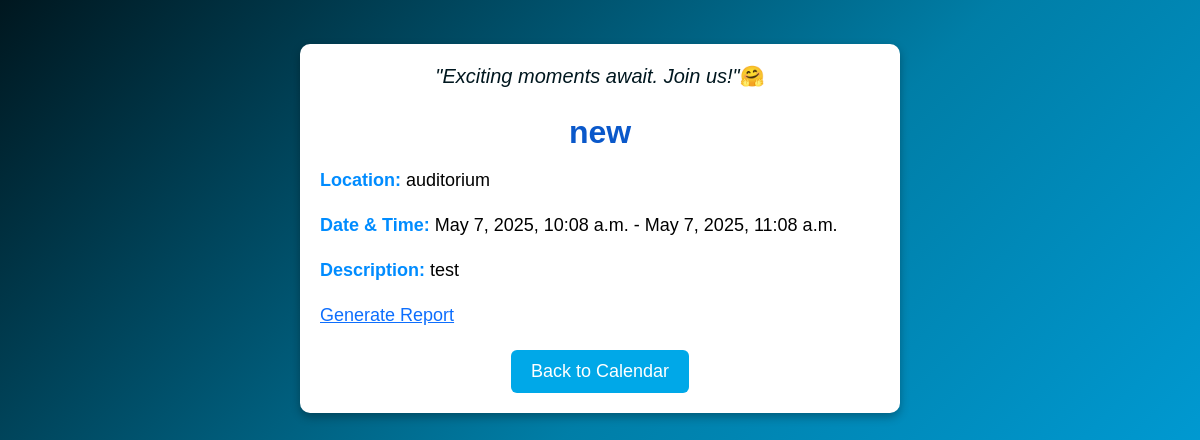
Page /events/details/1/ (signed in) on the committed database.
### events/models.py (models this page shows, shortened)
class Event(models.Model):
    STATUS_CHOICES = (
        ('pending', 'Pending'),
        ('approved', 'Approved'),
        ('rejected', 'Rejected')
    )
    id = models.AutoField(primary_key=True)
    title = models.CharField(max_length=255)
    description = models.TextField()
    date_time = models.DateTimeField()
    duration = models.IntegerField(default=1)
    location = models.ForeignKey(Location, on_delete=models.CASCADE)  # Directly storing location name
    association = models.ForeignKey(Associations, on_delete=models.CASCADE)
    created_by = models.ForeignKey(UserProfile, on_delete=models.CASCADE, related_name='created_events')
    approved_by = models.ForeignKey(Faculty, on_delete=models.SET_NULL, null=True, blank=True)
    status = models.CharField(max_length=10, choices=STATUS_CHOICES, default='pending')
    google_calendar_event_id = models.CharField(max_length=255, blank=True, null=True)
    report_generated = models.BooleanField(default=False)
    report_content = models.TextField(blank=True, null=True)
    report_generated_at = models.DateTimeField(blank=True, null=True)
    report_pdf = models.FileField(upload_to='reports/', blank=True, null=True)

class Location(models.Model):
    LOCATION_CHOICES = [
        ('online', 'Online'),
        ('auditorium', 'Auditorium'),
        ('open canteen', 'Open Canteen'),
        ('turf', 'Turf'),
        ('vidya vihar', 'Vidya Vihar')
    ]
    id = models.AutoField(primary_key=True)
    location = models.CharField(max_length=255, choices=LOCATION_CHOICES, default='online')
    def __str__(self):
        return self.location

### events/views.py (the view)
# urls.py: path("details/<int:event_id>/", event_details, name="event_details"),
def event_details(request, event_id):
    event = get_object_or_404(Event, id=event_id)
    event.end_time = event.date_time + timedelta(hours=event.duration)
    end_time_ist = localtime(event.end_time)
    now_ist = localtime(now())
    event_over = end_time_ist < now_ist
    return render(request, "events/event_details.html", {"event": event,"end_time_ist": end_time_ist,"now_ist": now_ist,"event_over": event_over})

### events/templates/events/event_details.html (shortened to what this page needs)
{% load static %}
<!DOCTYPE html>
<html lang="en">
<head>
    <link rel="stylesheet" href="https://cdnjs.cloudflare.com/ajax/libs/bootstrap/5.3.0/css/bootstrap.min.css">
</head>
<body>
<div class="container mt-4">
    <h3 class="catchphrase"><i>"Exciting moments await. Join us!"</i>🤗</h3>
    <h2>{{ event.title }}</h2>
    <p><strong>Location:</strong> {{ event.location }}</p>
    <p><strong>Date & Time:</strong> {{ event.date_time }} - {{ event.end_time }}</p>
    <p><strong>Description:</strong> {{ event.description }}</p>
    <p>{% if request.user.userprofile == event.created_by and event_over and not event.report_generated %}
            <a href="{% url 'generate_event_report' event.id %}">Generate Report</a>
        {% endif %}
    </p>
    <div style="text-align: center; margin-top: 20px;">
        <a href="/events/calendar/" class="btn btn-primary">Back to Calendar</a>
    </div>
</div>
</body>
</html>

### events/templates/events/event_details.html (style rules this page uses)
body { height: 100%; margin: 20px; font-family: Arial, sans-serif; display: flex; flex-direction: column; background: linear-gradient(135deg, #00171F, #007EA7, #00A8E8); color: #000; background-size: cover; background-attachment: fixed; }
.container { max-width: 600px; background: white; padding: 20px; border-radius: 10px; box-shadow: 0px 4px 10px rgba(0, 0, 0, 0.3); margin-top: 50px; text-align: left; }
h2 { font-size: 32px; color: #0A58CA; margin-bottom: 15px; text-align: center; font-weight: bold; }
p { font-size: 18px; line-height: 1.6; }
strong { color: #008CFF; }
.btn-primary { background-color: #00A8E8; border: none; padding: 8px 20px; font-size: 18px; border-radius: 6px; transition: 0.3s ease-in-out; align-items: center; text-align: center; }
.catchphrase { font-size: 20px; color: #00171F; text-align: center; margin-bottom: 25px; }

### rows in the picture
Event: title "new", location "auditorium", date_time "May 7, 2025, 10:08 a.m.", end_time "May 7, 2025, 11:08 a.m.", description "test"
